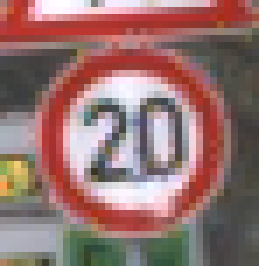
#> input picture GTSRB_Final_Training_Images/test/00000/00000_00012.ppm, 37 x 38 px, found by its file name (shown 7 times larger); its folder holds 3 pictures in this run
$ python cnn.py
#> lines starting #> are read from the running program, lines starting #| are printed output that depends on the picture
### GTSRB_Final_Training_Images/read_img.py
# The German Traffic Sign Recognition Benchmark
#
# sample code for reading the traffic sign images and the
# corresponding labels
#
# example:
#
# trainImages, trainLabels = readTrafficSigns('GTSRB/Training')
# print len(trainLabels), len(trainImages)
# plt.imshow(trainImages[42])
# plt.show()
#
# have fun, Christian

import cv2
import pandas as pd
import numpy as np
from data_augment import create_data
import random
import os
import shutil
# function for reading the images
# arguments: path to the traffic sign data, for example './GTSRB/Training'
# returns: list of images, list of corresponding labels
def get_data(rootpath):
    '''Reads traffic sign data for German Traffic Sign Recognition Benchmark.

    Arguments: path to the traffic sign data, for example './GTSRB/Training'
    Returns:   list of images, list of corresponding labels'''
#> called with rootpath = 'GTSRB/Final_Training/Images'
    images = [] # images
    labels = [] # corresponding labels
    # loop over all 42 classes
    print('数据读取开始')
    for c in range(0,43):
        # 图像路径
        prefix = rootpath + '/' + format(c, '05d') + '/' # subdirectory for class
        # gtFile = open(prefix + 'GT-'+ format(c, '05d') + '.csv') # annotations file
        # gtReader = pd.read_csv(gtFile, delimiter=';') # csv parser for annotations file

        # gtReader.next() # skip header
        # loop over all images in current annotations file
        # 获得文件夹下所有文件名；filelist为每个遍历结果下各个文件的文件名
        fileList = os.listdir(prefix)
        for i in range(len(fileList)):
            try:
                # 读取图像
                img = cv2.imread(prefix + fileList[i])
#> img is the input picture: shape (38, 37, 3); mean B, G, R 111.2, 113.8, 148.3
                # 图像尺寸缩放
                img = cv2.resize(img, (42, 48))
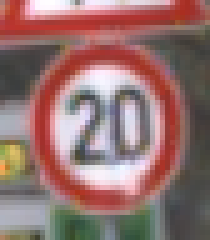
#> img: shape (48, 42, 3) (shown 5 times larger); mean B, G, R 110.9, 113.6, 148.1
                # 数据增强
                data_list = create_data(img)
                images.append(img) # the 1th column is the filename
                labels.append(c)
                for data in data_list:
                    # print(data.shape)
                    images.append(data)
                    labels.append(c)
            except Exception as e:
                pass

        # the 8th column is the label
        # gtFile.close()
    # 列表转numpy矩阵
    images = np.asarray(images)
    # 图像的大小用shape属性来获取；分别对应：高、宽、通道数
    print(images.shape)
    print('数据读取完毕')
    return images, labels

# [16 lines left out: function create_test, not called in this run]
    # print(round(len(testPath0) * 0.2), len(testPath0))
    # for i in range(round(len(dir0) * 0.2)):


# [2 lines that do not run on import are left out]
    # [4 lines of commented-out code are left out]

### GTSRB_Final_Training_Images/data_augment.py
import cv2
import numpy as np


# 数据增强
def create_data(img):
    # print(img_change.shape)
    ## 保存图像
    # cv2.imwrite('./data_argumen/nosmoke/pingyi/%s' % nosmokeFile[i], img_change)
    # 图像水平翻转
    h_flip = cv2.flip(img, 1)
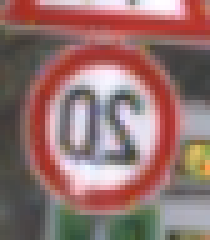
#> h_flip: shape (48, 42, 3) (shown 5 times larger); mean B, G, R 110.9, 113.6, 148.1
    # cv2.imwrite('./data_argumen/nosmoke/hflip/%s' % nosmokeFile[i], h_flip)
    # 图像垂直翻转
    v_flip = cv2.flip(img, 0)
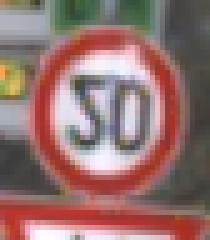
#> v_flip: shape (48, 42, 3) (shown 5 times larger); mean B, G, R 110.9, 113.6, 148.1
    # # cv2.imwrite('./data_argumen/nosmoke/vflip/%s' % nosmokeFile[i], v_flip)
    # # 图像水平垂直翻转
    # hv_flip = cv2.flip(img, -1)
    # cv2.imwrite('./data_argumen/nosmoke/hvflip/%s' % nosmokeFile[i], hv_flip)
    # img.shape的返回值为：高、宽、通道数；这里分别把高度和宽度赋值给rows和cols
    rows, cols = img.shape[:2]
#> rows = 48; cols = 42
    # [9 lines of commented-out code are left out]
    point1 = np.float32([[50, 50], [300, 50], [50, 200]])
    point2 = np.float32([[10, 100], [300, 50], [100, 250]])
    M = cv2.getAffineTransform(point1, point2)
    dst2 = cv2.warpAffine(img, M, (cols, rows), borderValue=(0, 0, 0))
#> dst2: shape (48, 42, 3); every value is 0
    # cv2.imwrite('./data_argumen/nosmoke/fangshe/%s' % nosmokeFile[i], dst2)
    # 图像颜色变换

    # 彩色图像均衡化,需要分解通道 对每一个通道均衡化
    (b, g, r) = cv2.split(img)
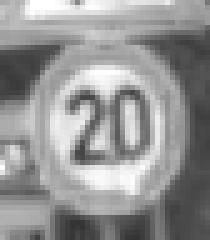
#> r: shape (48, 42) (shown 5 times larger); min 51, max 255, mean 148.1
    bH = cv2.equalizeHist(b)
    gH = cv2.equalizeHist(g)
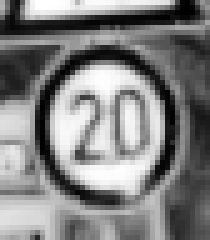
#> gH: shape (48, 42) (shown 5 times larger); min 0, max 255, mean 128.2
    rH = cv2.equalizeHist(r)
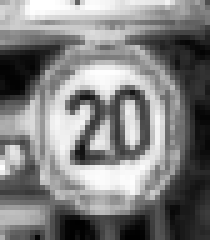
#> rH: shape (48, 42) (shown 5 times larger); min 0, max 255, mean 128.4
    # 合并每一个通道
    result = cv2.merge((bH, gH, rH))
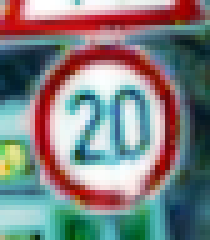
#> result: shape (48, 42, 3) (shown 5 times larger); mean B, G, R 128.4, 128.2, 128.4
    return [h_flip, v_flip, dst2, result]

### GTSRB_Final_Training_Images/cnn.py
from cnn_model import get_model
import numpy as np
import keras
from keras.callbacks import TensorBoard
from sklearn.model_selection import train_test_split
from read_img import get_data


def convert2oneHot(index, Lens):
    hot = np.zeros((Lens,))
    hot[int(index)] = 1
    return hot

# 获取图像数据和标签
data, label = get_data('GTSRB/Final_Training/Images')
#> in get_data, `data_list = create_data(img)`: data_list = 4 items
#> the loop in get_data, `for data in data_list:` made 4 passes
#> after the loop in get_data, `for data in data_list:`: images = 5 items; labels = [0, 0, 0, 0, 0]
#> (the run stopped early here; a loop or call above may not have finished)
